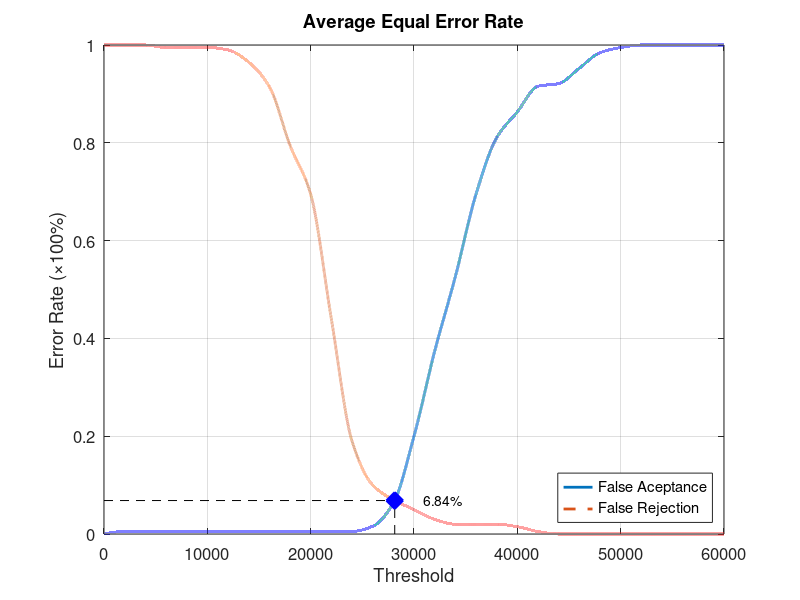
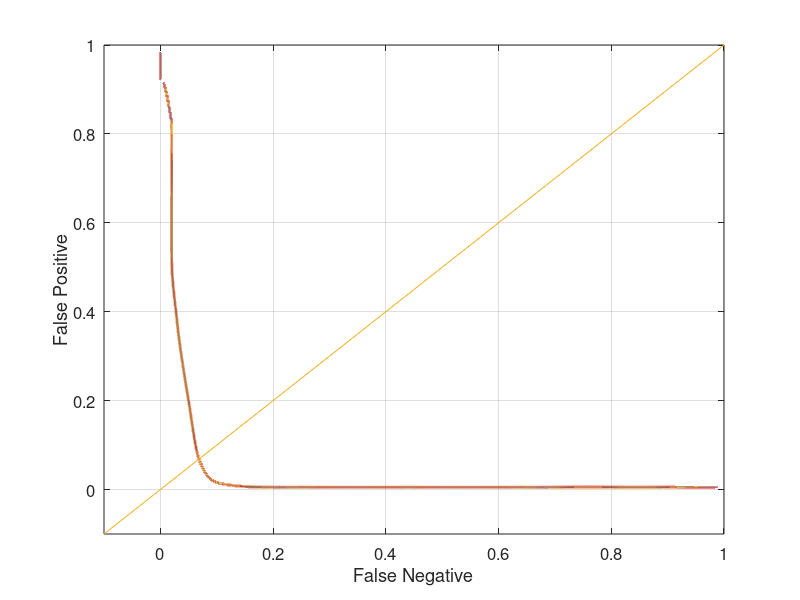

These charts were generated, in order, by the following MATLAB code:
function yEER = Database2_3
close all;
clear;
clc;
x = 0:2000:60000;
xq = 0:0.5:60000;

y0 = [0 0.00526316 0.00526316 0.00526316 0.00526316 0.00526316 0.00526316 0.00526316 0.00526316 0.00526316 0.00526316 0.00526316 0.00526316 0.0157895 0.0631579 0.2 0.373684 0.526316 0.694737 0.810526 0.863158 0.915789 0.921053 0.952632 0.984211 0.994737 1 1 1 1 1];
yy0 = interp1(x, y0, xq, 'pchip');
y1 = [1 1 1 0.995 0.995 0.995 0.99 0.965 0.915 0.795 0.695 0.44 0.19 0.1 0.07 0.05 0.03 0.02 0.02 0.02 0.015 0.005 0 0 0 0 0 0 0 0 0];
yy1 = interp1(x, y1, xq, 'pchip');

% Calculating EER: 
y2 = abs(y0 - y1);
find(y2 == min(y2))
yy2 = abs(yy0 - yy1);
xEER = find(yy2 == min(yy2));
xEERIndex = xq(xEER) % X-axis EER
yEER = yy0(xEER) % Y-axis EER

main = figure
plot(xq, yy0,'-','LineWidth', 2);	hold on
plot(xq, yy1,'--','LineWidth', 2);	hold on
plot([xEERIndex xEERIndex], [0 yEER], 'k--');	hold on
plot([0 xEERIndex], [yEER yEER], 'k--');	hold on
plot(xEERIndex, yEER, 'bx', 'LineWidth', 10);	hold on
text(xEERIndex + 10 * xEERIndex / 100, yEER, [num2str(round((10000 * yEER)) / 100) '%'])
legend('False Aceptance', 'False Rejection', 'Location', 'SouthEast')
xlabel('Threshold')
ylabel('Error Rate (\times100%)')
title('Average Equal Error Rate')
set(gca, 'FontSize', 12)
axis([0 60000 0 1])
grid on

print(main, 'Database2_3Main', '-dpng');
FNRxFPR = figure('Color', [1 1 1]);
plot(yy1, yy0, '-', yy1, yy0, 'LineWidth', 2);
hold on
y = -0.1:0.1:1
plot(y, y); 
set(gca, 'FontSize', 12)
xlabel('False Negative')
ylabel('False Positive')
axis([-0.1 1 -0.1 1])
set(gca, 'FontSize', 12)
grid on

print(FNRxFPR, 'Database2_3FNRxFPR','-dpng');
end
